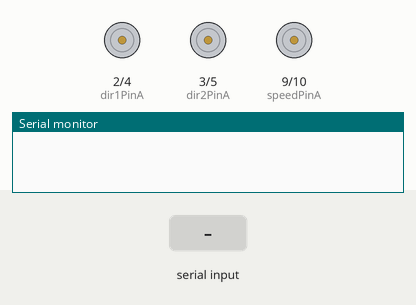
Simulated run of this sketch. Board: Arduino Uno, built with avr-gcc and run on an emulated ATmega328P. Shown: motor-driver pin pairs drawn as motors (green arrow = first pin HIGH = forward, orange = second pin HIGH = backward, longer = more drive), the last lines printed to the serial monitor. Inputs (shaded band) come from the test bench.

Above: at 1.2 s.
1.3 s: "1" received over Serial
At 1.8 s:
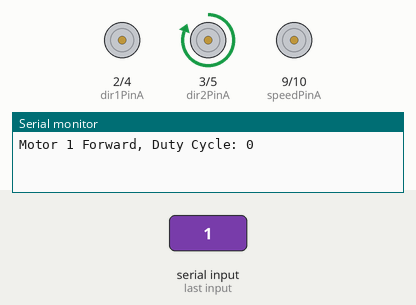
2.8 s: "3" received over Serial
At 4.0 s:
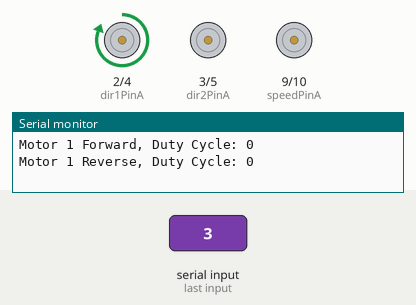
4.3 s: "+" received over Serial
At 5.2 s:
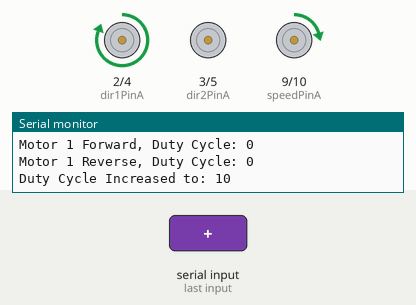
5.8 s: "2" received over Serial
At 6.6 s:
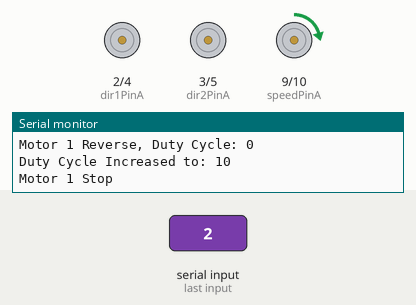
7.3 s: "1" received over Serial
At 7.7 s:
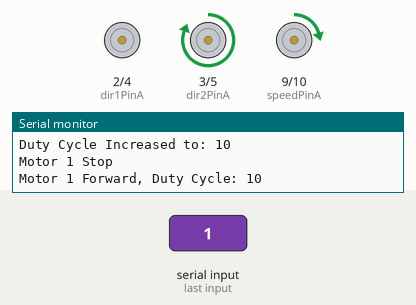
Timing chart, 0 to 9.8 s (numbered marks = the images above; inputs shaded):
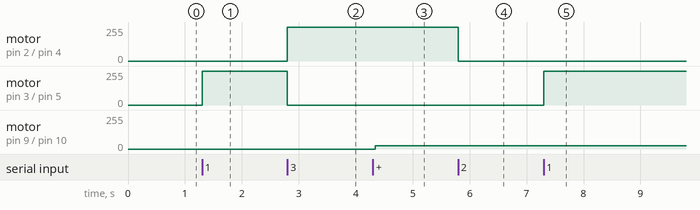

The sketch:

MotorDutyCycle.ino
```cpp
//Code by Reichenstein7 (thejamerson.com)

//Edited by Benjamin Miron
//March 18, 2016

//Keyboard Controls:
//
// 1 -Motor 1 Left
// 2 -Motor 1 Stop
// 3 -Motor 1 Right
//
// 4 -Motor 2 Left
// 5 -Motor 2 Stop
// 6 -Motor 2 Right

// Declare L298N Dual H-Bridge Motor Controller directly since there is not a library to load.

// Motor 1
int dir1PinA = 2;
int dir2PinA = 3;
int speedPinA = 9; // Needs to be a PWM pin to be able to control motor speed

// Motor 2
int dir1PinB = 4;
int dir2PinB = 5;
int speedPinB = 10; // Needs to be a PWM pin to be able to control motor speed

int on1 = 0;
int on2 = 0;

////////////////////////////////////////SETUP////////////////////////////////////////////////////
void setup() {  // Setup runs once per reset
  // initialize serial communication @ 9600 baud:
  Serial.begin(9600);

  //Define L298N Dual H-Bridge Motor Controller Pins

  pinMode(dir1PinA,OUTPUT);
  pinMode(dir2PinA,OUTPUT);
  pinMode(speedPinA,OUTPUT);
  pinMode(dir1PinB,OUTPUT);
  pinMode(dir2PinB,OUTPUT);
  pinMode(speedPinB,OUTPUT);

}

void loop() {

  // Initialize the Serial interface:

  if (Serial.available() > 0) {
    int inByte = Serial.read();
    int speed; // Local variable

    switch (inByte) {

      //______________Motor 1______________

      case '1': // Motor 1 Forward
      digitalWrite(dir1PinA, LOW);
      digitalWrite(dir2PinA, HIGH);
      Serial.print("Motor 1 Forward, Duty Cycle: "); // Prints out “Motor 1 Forward” on the serial monitor
      Serial.println(on1*10);
      Serial.println(); // Creates a blank line printed on the serial monitor
      break;

      case '2': // Motor 1 Stop (Freespin)
        digitalWrite(dir1PinA, LOW);
        digitalWrite(dir2PinA, LOW);
        Serial.println("Motor 1 Stop");
        Serial.println();
      break;


      case '3': // Motor 1 Reverse
        digitalWrite(dir2PinA, LOW);
        digitalWrite(dir1PinA, HIGH);
        Serial.print("Motor 1 Reverse, Duty Cycle: ");
        Serial.println(on1 * 10);
        Serial.println();
      break;

      case '+': //Increase the duty cycle
        if(on1 >= 10) on1 = 10;
        else on1 += 1;
        Serial.print("Duty Cycle Increased to: ");
        Serial.println(on1*10);
        Serial.println();
      break;

      case '-': //Decrease the duty cycle
        if(on1 <= 0) on1 = 0;
        else on1 -= 1;
        Serial.print("Duty Cycle Decreased to: ");
        Serial.println(on1*10);
        Serial.println();
      break;

      /*
      //______________Motor 2______________

      case '4': // Motor 2 Forward
      analogWrite(speedPinB, 255);
      digitalWrite(dir1PinB, LOW);
      digitalWrite(dir2PinB, HIGH);
      Serial.println("Motor 2 Forward");
      Serial.println("   ");
      break;

      case '5': // Motor 1 Stop (Freespin)
      analogWrite(speedPinB, 0);
      digitalWrite(dir1PinB, LOW);
      digitalWrite(dir2PinB, HIGH);
      Serial.println("Motor 2 Stop");
      Serial.println("   ");
      break;

      case '6': // Motor 2 Reverse
      analogWrite(speedPinB, 255);
      digitalWrite(dir2PinB, LOW);
      digitalWrite(dir1PinB, HIGH);
      Serial.println("Motor 2 Reverse");
      Serial.println("   ");
      break;
      */
      default:
      // turn all the connections off if an unmapped key is pressed:
      for (int thisPin = 2; thisPin < 11; thisPin++) {
        on1 = 0;
        digitalWrite(thisPin, LOW);
      }
    }
  }

  if(on1 >= 1){
    digitalWrite(speedPinA, HIGH);
    delayMicroseconds(on1*200);
    digitalWrite(speedPinA, LOW);
    delayMicroseconds(2000 - on1*200);
  }

  else{
    digitalWrite(speedPinA, LOW);
  }
}
```

Measured:
- after the input at 1.3 s, motor on pin 3 (dir2PinA) / pin 5 (dir2PinB): stopped → forward 255/255 at once
- after the input at 2.8 s, motor on pin 2 (dir1PinA) / pin 4 (dir1PinB): stopped → forward 255/255 at once; motor on pin 3 (dir2PinA) / pin 5 (dir2PinB): forward 255/255 → stopped at once
- after the input at 4.3 s, motor on pin 9 (speedPinA) / pin 10 (speedPinB): stopped → forward 26/255 after 0.05 s
- after the input at 5.8 s, motor on pin 2 (dir1PinA) / pin 4 (dir1PinB): forward 255/255 → stopped at once
- after the input at 7.3 s, motor on pin 3 (dir2PinA) / pin 5 (dir2PinB): stopped → forward 255/255 at once
